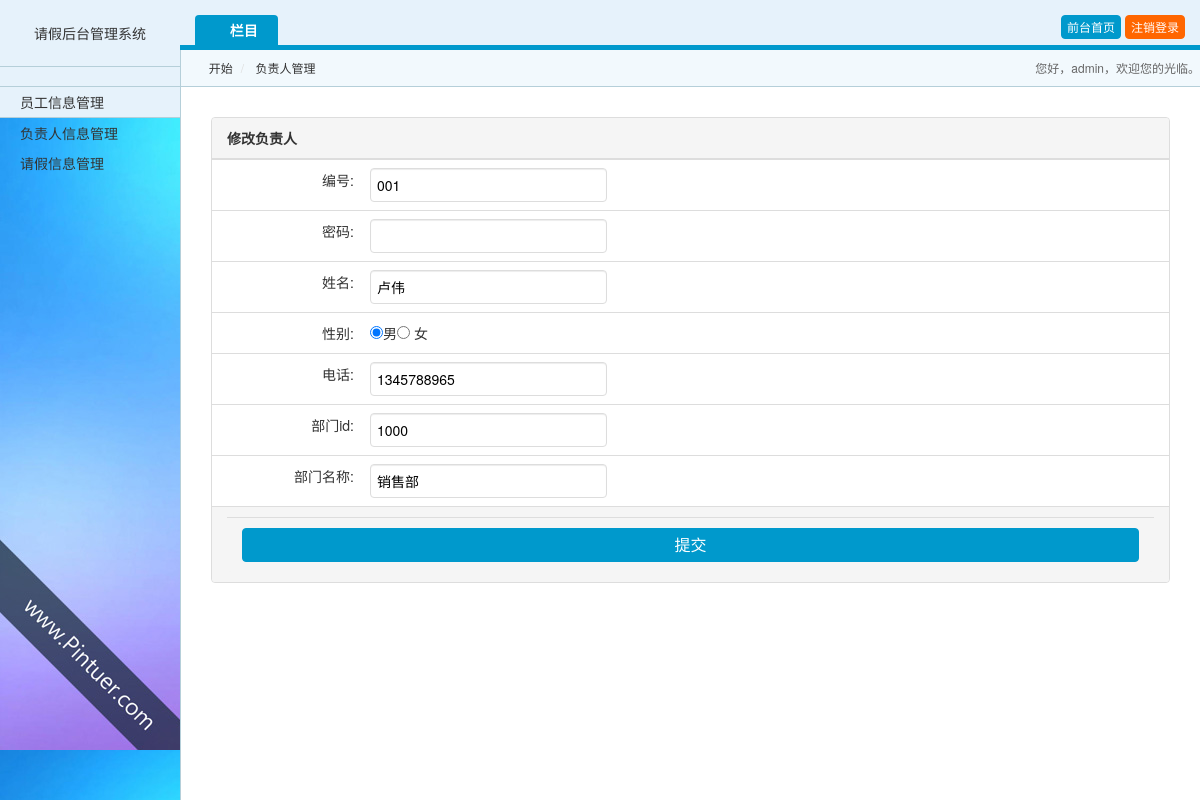
/admin/manager_edit.php?manager_id=1, run on the app's committed database.
### tables this page shows
CREATE TABLE `manager` (
  `manager_id` int(11) NOT NULL AUTO_INCREMENT,
  `manager_no` char(30) NOT NULL COMMENT '负责人编号',
  `password` char(32) NOT NULL COMMENT '登陆密码',
  `name` char(30) DEFAULT NULL,
  `sex` tinyint(1) NOT NULL DEFAULT '0' COMMENT '性别0男1女',
  `phone` char(11) DEFAULT NULL,
  `department_id` int(10) not null comment'所属部门id',
  `department_name` char(50) DEFAULT NULL COMMENT '部门名称',
  PRIMARY KEY (`manager_id`)
);

### admin/manager_edit.php (the view, shortened to what this page needs)
<?php
	include('../db.php');
	$manager_id = $_GET['manager_id'];
	$sql = "select * from manager where manager_id = '$manager_id'";
	$query = $conn->query($sql);
	$one = mysqli_fetch_assoc($query);
?>
<!DOCTYPE html>
<html lang="zh-cn">
<head>
<link rel="stylesheet" href="css/pintuer.css">
<link rel="stylesheet" href="css/admin.css">
</head>
<body>
<div class="lefter">
  <div class="logo"><a href="#" target="_blank">请假后台管理系统</a></div>
</div>
<div class="righter nav-navicon" id="admin-nav">
  <div class="mainer">
    <div class="admin-navbar"> <span class="float-right">  <a class="button button-little bg-main" href="index.php">前台首页</a> <a class="button button-little bg-yellow" href="login.php">注销登录</a> </span>
      <ul class="nav nav-inline admin-nav">
        <li class="active"><a href="content.html" class="icon-file-text"> 栏目</a>
          <ul>
            <li class="active"><a href="index.php">员工信息管理</a></li>
            <li ><a href="manager.php">负责人信息管理</a></li>
            <li><a href="form.php">请假信息管理</a></li>
          </ul>
        </li>
      </ul>
    </div>
    <div class="admin-bread"> <span>您好，admin，欢迎您的光临。</span>
      <ul class="bread">
        <li><a  class="icon-home"> 开始</a></li>
        <li><a >负责人管理</a></li>
      </ul>
    </div>
  </div>
</div>
<div class="admin">
  <form method="post" action="manager_edit.php?manager_id=<?php echo $one['manager_id'] ?>">
    <div class="panel admin-panel">
    	<div class="panel-head"><strong>修改负责人</strong></div>
        <table class="table table-hover">
            <tr>
                <td width="150" align="right">编号:</td>
                <td><input type="text" name="manager_no" value="<?php echo $one['manager_no'] ?>"
                           class="input input30"/></td>
            </tr>
            <tr>
                <td width="150" align="right">密码:</td>
                <td><input type="text" name="password" class="input input30" value=""/></td>
            </tr>
            <tr>
                <td width="150" align="right">姓名:</td>
                <td><input type="text" name="name" class="input input30" value="<?php echo $one['name'] ?>"/></td>
            </tr>
            <tr>
                <td width="150" align="right">性别:</td>
                <td><input type="radio" class="radio" value="0" name="sex" <?php if ($one['sex'] == 0) {
                        echo 'checked="checked"';
                    } ?>>男<input type="radio" value="1" name="sex" <?php if ($one['sex'] == 1) {
                        echo 'checked="checked"';
                    } ?>> 女
                </td>
            </tr>
            <tr>
                <td width="150" align="right">电话:</td>
                <td><input name="phone" class="input input30" value="<?php echo $one['phone'] ?>"/></td>
            </tr>
            <tr>
                <td width="150" align="right">部门id:</td>
                <td><input name="department_id" class="input input30" value="<?php echo $one['department_id'] ?>"/></td>
            </tr>
            <tr>
                <td width="150" align="right">部门名称:</td>
                <td><input name="department_name" class="input input30" value="<?php echo $one['department_name'] ?>"/></td>
            </tr>
        </table>
        <div class="panel-foot text-center">
            <div class="panel-foot text-center"><input type="submit" value="提交" style="text-align:center;" class="button button-block bg-main text-big"></div>
        </div>
    </div>
    </form>
</div>
</body>
</html>

### admin/css/admin.css (style rules this page uses)
body { background-color: #f2f9fd; background-image: url(/login.jpg); }
.panel { background: #fff; }
.lefter { position: relative; float: left; width: 180px; margin-right: -180px; background: #e6f2fb; text-align: center; }
.righter { float: right; width: 100%; padding-top: 15px; background: #e6f2fb; }
.mainer { margin-left: 180px; }
.logo { border-bottom: solid 1px #b5cfd9; padding: 23px 10px; }
.admin-navbar { border-bottom: solid 5px #09c; padding: 0 15px; }
.admin-nav li { display: inline-block; }
.admin-nav ul { display: none; }
.admin-nav ul li { float: none; display: block; }
.admin-nav .active a { background: #09c; color: #fff; border-radius: 4px 4px 0 0; }
.admin-nav .active ul { display: block; position: fixed; left: 0; width: 180px; margin-top: 41px; }
.admin-nav .active ul a { background: transparent; color: #333; border-radius: 0; }
.admin-nav .active .active a { background: #e6f2fb; border-top: solid 1px #b5cfd9; border-bottom: solid 1px #b5cfd9; }
.admin-bread { background: #f2f9fd; border-left: solid 1px #b5cfd9; border-bottom: solid 1px #b5cfd9; line-height: 20px; }
.admin-bread .bread { margin-bottom: 0; }
.admin-bread span { float: right; font-size: 12px; color: #666; line-height: 36px; }
.admin { padding: 30px; background: #fff; position: fixed; border-left: solid 1px #b5cfd9; right: 0; bottom: 0; top: 87px; left: 180px; overflow: auto; }
.admin-panel td { line-height: 24px; }

### data on the page
manager: manager_no "001", name "卢伟", sex "☑", phone "1345788965", department_id "1000", department_name "销售部"
